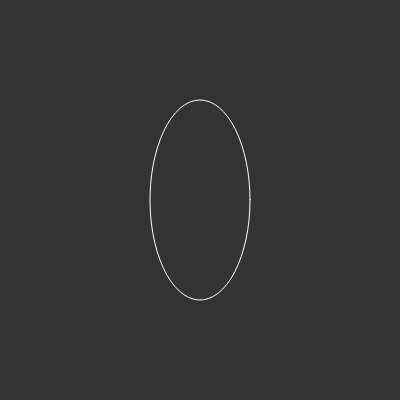
Frame 1 (no input)
Frame 60 (no input): identical to frame 1, image omitted
Frame 120 (the mouse pressed at the canvas centre since frame 60): identical to frame 1, image omitted

The p5.js sketch that drew this single still picture (run headless with seeded random() and noise() and a simulated clock; from frame 60 on, the mouse is pressed at the canvas centre):

// p5.js sketch
// ── sketch.js
function setup() {
  createCanvas(400, 400);
  slider = createSlider(0, 10, 2, 0.01);
}

function sgn(t){
  if(t>0){
    return 1;
  }else if(t<0){
    return -1;
  }else{
    return 0;
  }
}

function draw() {
  background(51);
  translate(width/2, height/2);
  let a = 50;
  let b = 100;
  let n = slider.value();
  stroke(255);
  noFill();

  beginShape();
  for( let angle = 0; angle < TWO_PI; angle += 0.1){
    let na = 2/n;
    let x = pow(abs(cos(angle)),na) * a * sgn(cos(angle));
    let y = pow(abs(sin(angle)),na) * b * sgn(sin(angle)); 
    
    vertex(x,y);

  }


  endShape(CLOSE);
}
